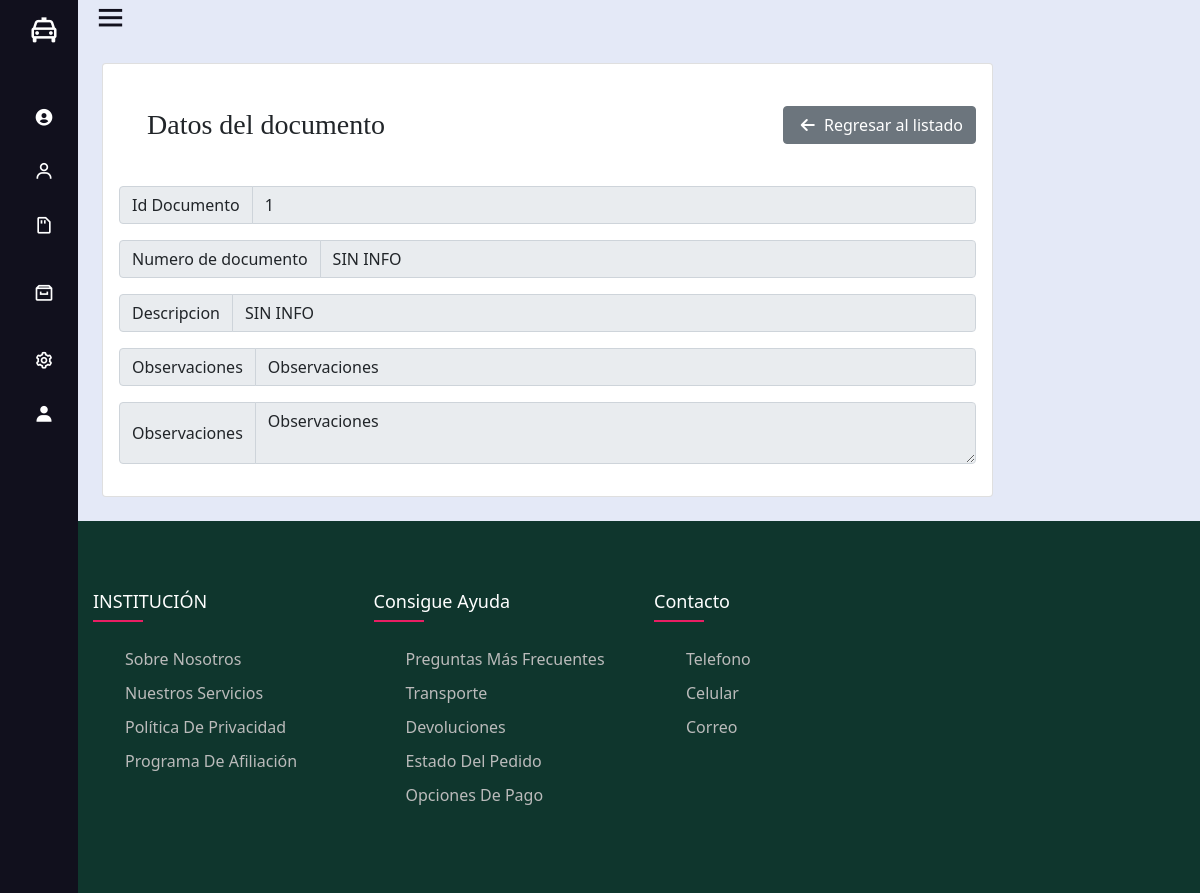
Screenshot of /documentType/view/1 (signed in) with the database file from the repository.
### Aplicacion1/models.py (models this page shows, shortened)
class Tipodocumento(models.Model):
    id = models.AutoField(db_column='Id', primary_key=True)  # Field name made lowercase.
    documento = models.CharField(db_column='Documento', max_length=100)  # Field name made lowercase.
    descripcion = models.CharField(db_column='Descripcion', max_length=200, blank=True, null=True)  # Field name made lowercase.
    activo = models.IntegerField(db_column='Activo', blank=True, null=True)  # Field name made lowercase.
    estado = models.IntegerField(db_column='Estado')  # Field name made lowercase.
    obs = models.CharField(db_column='Obs', max_length=200, blank=True, null=True)  # Field name made lowercase.
    idusercrea = models.IntegerField(db_column='IdUserCrea', blank=True, null=True)  # Field name made lowercase.
    idusermodifica = models.IntegerField(db_column='IdUserModifica', blank=True, null=True)  # Field name made lowercase.
    fechacrea = models.DateTimeField(db_column='FechaCrea', blank=True, null=True)  # Field name made lowercase.
    fechamodifica = models.DateTimeField(db_column='FechaModifica', blank=True, null=True)  # Field name made lowercase.
    maqcrea = models.CharField(db_column='MaqCrea', max_length=50, blank=True, null=True)  # Field name made lowercase.
    maqmodifica = models.CharField(db_column='MaqModifica', max_length=50, blank=True, null=True)  # Field name made lowercase.
    class Meta:
        managed = True
        db_table = 'TipoDocumento'

### Aplicacion1/views.py (the view)
# urls.py: path('documentType/view/<id>', views.viewTipoDocumento, name = "viewTypeDocument"),
@login_required(login_url='signin')
def viewTipoDocumento(request, id):
	Tiposdocumento=Tipodocumento.objects.get(id=id)
	return render(request,'paginas/type_doc/view.html', {"tipoDocumento": Tiposdocumento})

### Aplicacion1/templates/paginas/type_doc/view.html (shortened to what this page needs)
{% extends '../../layout.html' %}
{% block content %}
<div class="row">
    <div class="col-md-10">
        <div class="card">
            <div class="card-body">
                <div class="d-flex bd-highlight mb-3 align-items-center">
                    <div class="me-auto bd-highlight align-self-end p">
                        <h3 class="title-card">Datos del documento</h3>
                    </div>
                    <div class="bd-highlight">
                        <a href="{% url 'listDocuments' %}" class="btn btn-secondary"><i class="fas fa-arrow-left"></i> Regresar al listado</a>
                    </div>
                </div>
                <div class="input-group mb-3">
                    <span class="input-group-text" id="basic-addon3">Id Documento</span>
                    <input type="text" class="form-control" id="basic-url" aria-describedby="basic-addon3" value="{{tipoDocumento.id}}" disabled>
                </div>
                <div class="input-group mb-3">
                    <span class="input-group-text" id="basic-addon3">Numero de documento</span>
                    <input type="text" class="form-control" id="basic-url" aria-describedby="basic-addon3" value="{{tipoDocumento.documento}}" disabled>
                </div>
                <div class="input-group mb-3">
                    <span class="input-group-text" id="basic-addon3">Descripcion</span>
                    <input type="text" class="form-control" id="basic-url" aria-describedby="basic-addon3" value="{{tipoDocumento.descripcion}}" disabled>
                </div>
                <div class="input-group mb-3">
                    <span class="input-group-text" id="basic-addon3">Observaciones</span>
                    <input type="text" class="form-control" id="basic-url" aria-describedby="basic-addon3" value="{{tipoDocumento.obs}}" disabled>
                </div>
                <div class="input-group mb-3">
                    <span class="input-group-text">Observaciones</span>
                    <textarea class="form-control" aria-label="With textarea" disabled>{{tipoDocumento.obs}}</textarea>
                  </div>
            </div>
        </div>
    </div>
</div>
{% endblock %}

### ProyectoPNP/static/assets/css/style.css (style rules this page uses)
body { background-color: white; }
i { margin: 0px 5px; }
.title-card { font-family: 'Sahitya', serif; margin: 1em; }
.row { display: flex; flex-wrap: wrap; }

### rows the page displays
Tipodocumento: id "1", documento "SIN INFO", descripcion "SIN INFO", obs "Observaciones"
